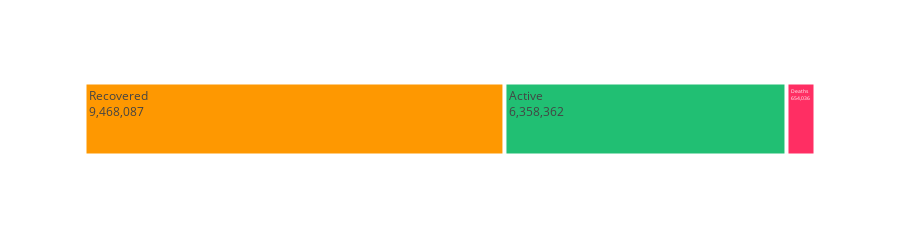

The code cell stored with this chart in its notebook:
### Code cell
temp = day[['Date','Deaths', 'Recovered', 'Active']].tail(1)
temp = temp.melt(id_vars="Date", value_vars=['Active', 'Deaths', 'Recovered'])
fig = px.treemap(temp, path=["variable"], values="value", height=225, 
                 color_discrete_sequence=[act, rec, dth])
fig.data[0].textinfo = 'label+text+value'
fig.show()

### Figure 1 — Plotly figure (JSON) as saved in the notebook; plotly's stock layout.template omitted (floating-point values rounded to 4 significant figures)
{"data": [{"branchvalues": "total", "domain": {"x": [0, 1], "y": [0, 1]}, "hovertemplate": "labels=%{label}<br>value=%{value}<br>parent=%{parent}<br>id=%{id}<extra></extra>", "ids": ["Active", "Deaths", "Recovered"], "labels": ["Active", "Deaths", "Recovered"], "name": "", "parents": ["", "", ""], "textinfo": "label+text+value", "type": "treemap", "values": [6358362, 654036, 9468087]}], "layout": {"height": 225, "legend": {"tracegroupgap": 0}, "margin": {"t": 60}, "treemapcolorway": ["#fe9801", "#21bf73", "#ff2e63"]}}
